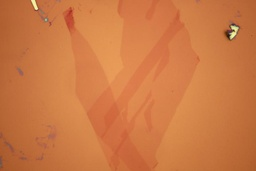
#> input picture monolayerGraphene/monolayer_Graphene_Labeled/Inputs/1.jpg, 256 x 171 px, shrunk from 780 x 520 before the run, found by its file name
$ python edges.py
#> lines starting #> are read from the running program, lines starting #| are printed output that depends on the picture
from skimage.color import lab2rgb, rgb2gray, rgb2lab
import numpy as np
import cv2
from tqdm import tqdm
import matplotlib.pyplot as plt
import sys

sys.setrecursionlimit(1000000)


class Node():
    def __init__(self, row, col):
        self.coords = (row, col)
        self.total = np.array([0,0,0])
        self.children = 0
        self.leader = self

    def avg_color(self):
        return self.total/self.children

class WeightedUnionFind():
    def __init__(self, rows, cols):
        self.nodes = [[Node(row, col) for col in range(cols)] for row in range(rows)]

    def find(self, row, col):
        node  = self.nodes[row][col]
        while(node.leader != node):
            node = node.leader
        return node

    def union(self, r1, c1, r2, c2):
        node1 = self.find(r1, c1)
        node2 = self.find(r2, c2)

        if node1 == node2:
            return

        if (node1.children > node2.children):
            node2.leader = node1
            node2.children += node1.children
            node2.total += node1.total
        else:
            node1.leader = node2
            node1.children += node2.children
            node1.total += node2.total


# Region Adjacency Segmenter
class RAS():
    default_footprint = np.array(
        [[0,1,0],
         [1,1,1],
         [0,1,0]]
    )

    def __init__(self, img, threshold):
        self.lab = rgb2lab(img)
        self.filled = np.zeros((img.shape[0], img.shape[1])).astype('bool')
        self.wuf = WeightedUnionFind(img.shape[0], img.shape[1])
        self.threshold = threshold
        self.masks = np.zeros((img.shape[0], img.shape[1]))
        self.num_masks = 0

    def segment(self, footprint = default_footprint):
        for row in tqdm(range(self.lab.shape[0])):
            for col in range(self.lab.shape[1]):
                if not(self.filled[row][col]):
                    self.num_masks += 1
                    self.flood(row, col, self.num_masks, footprint)

                # [8 lines of commented-out code are left out]


    def flood(self, row, col, id, footprint=default_footprint):
        if self.filled[row][col]:
            return
        else:
            self.filled[row][col] = True

        self.masks[row][col] = id
        color = self.lab[row][col][1]
        if footprint[0][0] == 1 and (row > 0 and col > 0):
            if (np.linalg.norm(self.lab[row - 1][col - 1][1] - color) < self.threshold):
                # self.wuf.union(row, col, row-1, col-1)
                self.flood(row - 1, col - 1, id, footprint)

        if footprint[0][1] == 1 and row > 0:
            if (np.linalg.norm(self.lab[row - 1][col][1] - color) < self.threshold):
                # self.wuf.union(row, col, row-1, col)
                self.flood(row - 1, col, id, footprint)

        if footprint[0][2] == 1 and (row > 0 and col < self.lab.shape[1] - 1):
            if (np.linalg.norm(self.lab[row - 1][col + 1][1] - color) < self.threshold):
                # self.wuf.union(row, col, row-1, col+1)
                self.flood(row - 1, col + 1, id, footprint)

        if footprint[1][0] == 1 and col > 0:
            if (np.linalg.norm(self.lab[row][col - 1][1] - color) < self.threshold):
                # self.wuf.union(row, col, row, col-1)
                self.flood(row, col - 1, id, footprint)

        if footprint[1][2] == 1 and col < self.lab.shape[1] - 1:
            if (np.linalg.norm(self.lab[row][col + 1][1] - color) < self.threshold):
                # self.wuf.union(row, col, row, col + 1)
                self.flood(row, col + 1, id, footprint)

        if footprint[2][0] == 1 and (row < self.lab.shape[0] - 1 and col > 0):
            if (np.linalg.norm(self.lab[row + 1][col - 1][1] - color) < self.threshold):
                # self.wuf.union(row, col, row+1, col-1)
                self.flood(row + 1, col - 1, id, footprint)

        if footprint[2][1] == 1 and (row < self.lab.shape[0] - 1):
            if (np.linalg.norm(self.lab[row + 1][col][1] - color) < self.threshold):
                # self.wuf.union(row, col, row + 1, col)
                self.flood(row + 1, col, id, footprint)

        if footprint[2][2] == 1 and (row < self.lab.shape[0] - 1 and col < self.lab.shape[1] - 1):
            if (np.linalg.norm(self.lab[row + 1][col + 1][1] - color) < self.threshold):
                # self.wuf.union(row, col, row+1, col+1)
                self.flood(row + 1, col + 1, id, footprint)

# Testing
g1 = cv2.imread('../monolayerGraphene/monolayer_Graphene_Labeled/Inputs/1.jpg')
#> g1 is the input picture: shape (171, 256, 3); mean B, G, R 68.7, 121.2, 204.6
g1 = cv2.cvtColor(g1, cv2.COLOR_BGR2RGB)
# g1 = cv2.resize(g1, (g1.shape[1]//4, g1.shape[0]//4))

segmenter = RAS(g1, 0.45)
#> in __init__, `self.lab = rgb2lab(img)`: self.lab: shape (171, 256, 3) float64; mean of channels 0, 1, 2 59, 27.9, 42
segmenter.segment()
#> the loop in segment, `for row in tqdm(range(self.lab.shape[0])):` made 171 passes
plt.imshow(segmenter.masks)
plt.show()
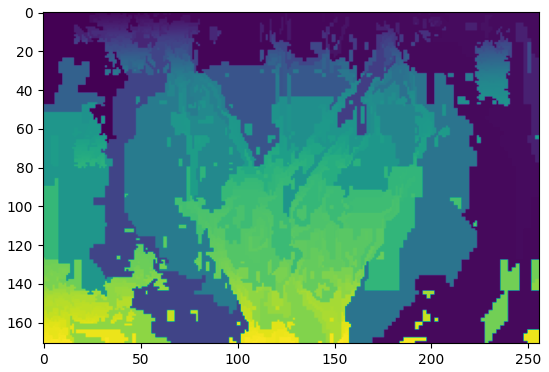
#> figure drawn by matplotlib, 1 panel

$ run again, with monolayerGraphene/monolayer_Graphene_Labeled/Inputs/2.jpg copied over monolayerGraphene/monolayer_Graphene_Labeled/Inputs/1.jpg
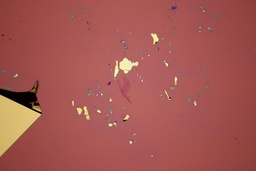
#> input picture monolayerGraphene/monolayer_Graphene_Labeled/Inputs/2.jpg, 256 x 171 px, shrunk from 780 x 520 before the run, found by its file name
#> g1 is the input picture: shape (171, 256, 3); mean B, G, R 81.9, 86.8, 164.5
#> self.lab: shape (171, 256, 3) float64; mean of channels 0, 1, 2 46.1, 31.3, 17.4
#> the loop in segment, `for row in tqdm(range(self.lab.shape[0])):` made 171 passes
#> `plt.show()`:
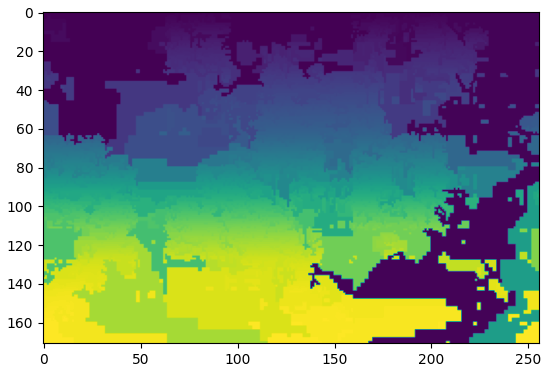
#> figure drawn by matplotlib, 1 panel

$ run again, with monolayerGraphene/monolayer_Graphene_Labeled/Inputs/3.jpg copied over monolayerGraphene/monolayer_Graphene_Labeled/Inputs/1.jpg
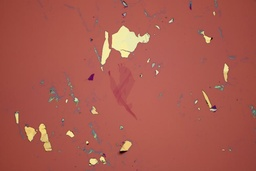
#> input picture monolayerGraphene/monolayer_Graphene_Labeled/Inputs/3.jpg, 256 x 171 px, shrunk from 780 x 520 before the run, found by its file name
#> g1 is the input picture: shape (171, 256, 3); mean B, G, R 78.4, 89.5, 170.6
#> self.lab: shape (171, 256, 3) float64; mean of channels 0, 1, 2 47.6, 32, 21.6
#> the loop in segment, `for row in tqdm(range(self.lab.shape[0])):` made 171 passes
#> `plt.show()`:
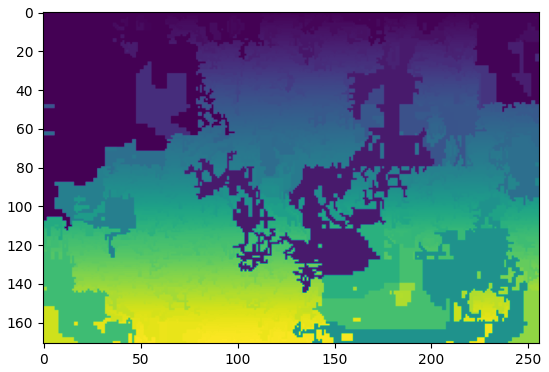
#> figure drawn by matplotlib, 1 panel

$ run again, with monolayerGraphene/monolayer_Graphene_Labeled/Inputs/4.jpg copied over monolayerGraphene/monolayer_Graphene_Labeled/Inputs/1.jpg
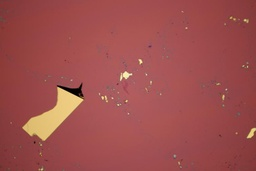
#> input picture monolayerGraphene/monolayer_Graphene_Labeled/Inputs/4.jpg, 256 x 171 px, shrunk from 780 x 520 before the run, found by its file name
#> g1 is the input picture: shape (171, 256, 3); mean B, G, R 77.7, 78.9, 158.1
#> self.lab: shape (171, 256, 3) float64; mean of channels 0, 1, 2 43.4, 32.7, 16
#> the loop in segment, `for row in tqdm(range(self.lab.shape[0])):` made 171 passes
#> `plt.show()`:
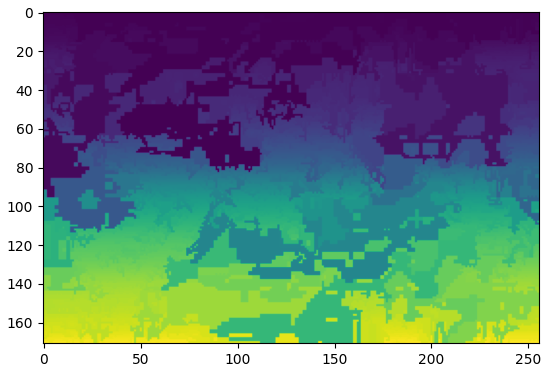
#> figure drawn by matplotlib, 1 panel
